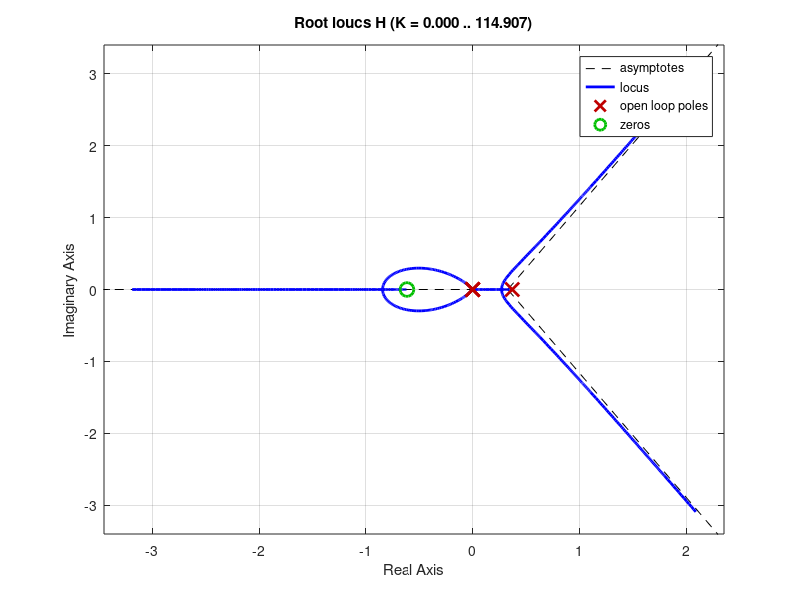
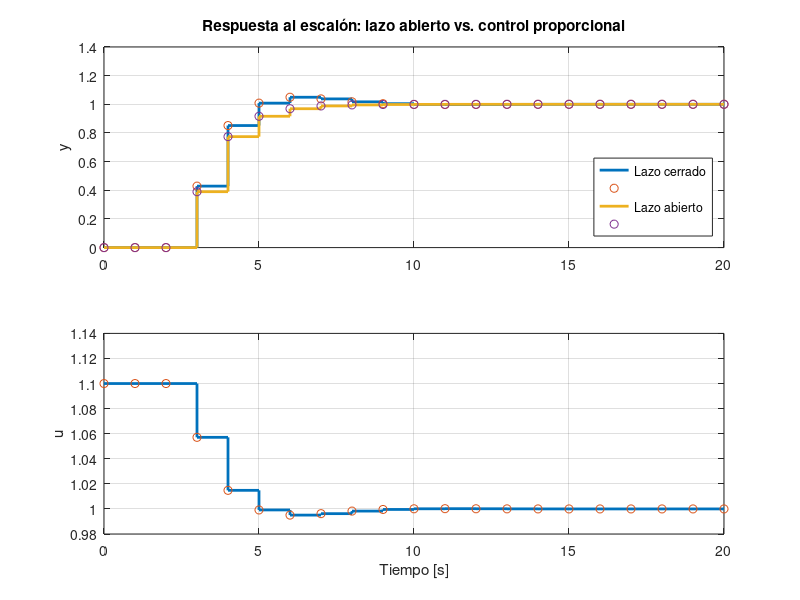
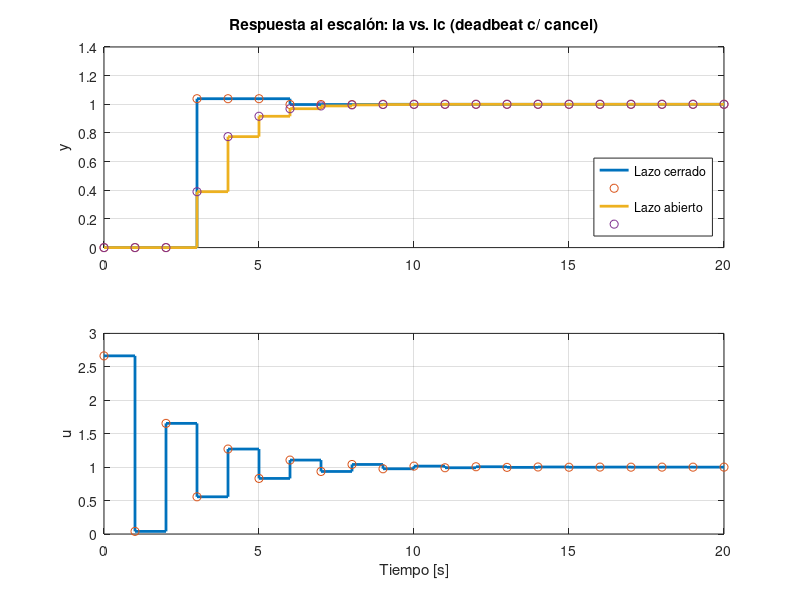
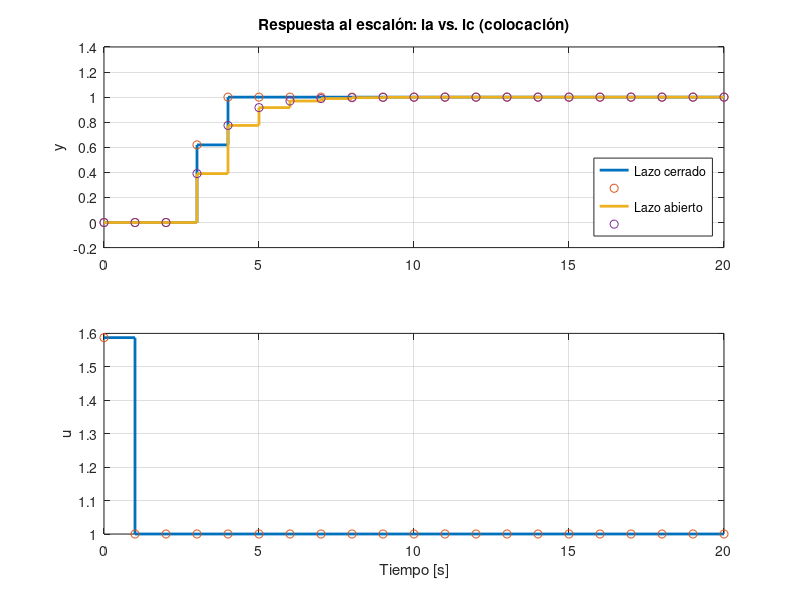

MATLAB code to generate these figures, in order:
%% Máquina de papel muestreada con T=1
% x_dot(t) = -x(t) + u(t-2.5)

close all
clear all

Phi = [0.37 0.24 0.39 0;0 0 1 0; 0 0 0 1; 0 0 0 0]
Gamma = [0 0 0 1]'
C = [1 0 0 0 ]
D=0
T=1

Tfin = 20

Hss = ss(Phi, Gamma, C, D, T);
H = minreal(tf(Hss))
[p,z] = pzmap(H)
[y_ol,t_ol]=step(H,Tfin);

%%  Vamos con un triste control proporcional
% Lamentablemente vamos a tener que bajar las pretensiones de performance
% Tenemos:
% - 3 polos en cero (el retardo)
% - 1 polo en 0.37 (por la dinámica de la planta)
% - 1 cero en -0.61538 por el muestreo
% No se puede cancelar el cero de muestreo, a menos que quieras oscilaciones ocultas!! -> igual no
% Al dar un poco de ganancia Kp un par de polos que están en cero van hacia el cero con una amortiguación muuuuy baja
% Pero como son rápidos, con poca ganancia no se nota tanto su efecto
rlocus(H)
Control = 0.1
Hcl_rl = Control*H / (1+Control*H); 
Kr = 1/dcgain(Hcl_rl);
Hcl_rl = minreal(Hcl_rl * Kr)
Ucl_rl = minreal(Hcl_rl/H);
[p,z] = pzmap(Hcl_rl)
[y,t] = step(Hcl_rl,Tfin);
[u,t] = step(Ucl_rl,Tfin);

figure
subplot(2,1,1)
stairs(t, y, 'linewidth', 2)
hold on
plot(t, y, 'o')
stairs(t_ol, y_ol, 'linewidth', 2)
plot(t_ol, y_ol, 'o')
grid on
ylabel('y')
title('Respuesta al escalón: lazo abierto vs. control proporcional')
legend('Lazo cerrado', '', ...
       'Lazo abierto', '', ...
       'location', 'southeast')
subplot(2,1,2)
stairs(t, u, 'linewidth', 2)
hold on
plot(t, u, 'o')
xlabel('Tiempo [s]')
ylabel('u')       
grid on

%%  Nos tiramos de cabeza con un deadbeat que cancele las dinámicas del sistema muestreado
[polo,zero] = pzmap(H);
Kp = 0.1
Control = zpk(polo(1),zero,Kp,T)
Hcl = minreal(Control*H/(1+Control*H));
Kr = 1/ dcgain(Hcl);
Hcl = Hcl * Kr
U = Hcl/H

% Simulamos las respuestas
[y,t]=step(Hcl,Tfin);
[u,t]=step(U,Tfin);
       
figure
subplot(2,1,1)
stairs(t, y, 'linewidth', 2)
hold on
plot(t, y, 'o')
stairs(t_ol, y_ol, 'linewidth', 2)
plot(t_ol, y_ol, 'o')
grid on
ylabel('y')
title('Respuesta al escalón: la vs. lc (deadbeat c/ cancel)')
legend('Lazo cerrado', '', ...
       'Lazo abierto', '', ...
       'location', 'southeast')
subplot(2,1,2)
stairs(t, u, 'linewidth', 2)
hold on
plot(t, u, 'o')
xlabel('Tiempo [s]')
ylabel('u')       
grid on


%% Diseño por colocación de polos 
% Primero verificamos controlabilidad!
Co = ctrb(Phi,Gamma);
rank(Co)

% Colocamos polos
% Solo un poco más rápido que la planta
%p = [0.01 0.012 0.015 0.3]

% Mucho más rápido
%p = [0.01 0.01 0.015 0.1]

% Deadbeat: velocidad extrema y maximo esfuerzo del control!
p = [0.0 0.0 0.0 0.0]

K = acker(Phi, Gamma, p);

% Nueva matriz de estado
Acl = Phi - Gamma*K;
% Corroboro ubicación de polos
eig(Acl)

% Calculo la ganancia de continua (z=1) para tener seguimiento 
Kr_0 = 1 / (C * inv(eye(4) - Acl) * Gamma);

Hcl_ss = ss(Acl, Gamma*Kr_0, C, D, T);
% Dinámica del sistema de lc
Hcl = minreal(tf(Hcl_ss))

% Pero veamos también el esfuerzo del control ...
% Transferencia R -> U: notar que la matriz D no es cero ... tipico del control!
Uss = ss(Acl, Gamma*Kr_0, -K, Kr_0, T);
% Convertir a TF (opcional)
U = tf(Uss);

% Simulamos las respuestas
[y,t]=step(Hcl,Tfin);
[u,t]=step(U,Tfin);
       
figure
subplot(2,1,1)
stairs(t, y, 'linewidth', 2)
hold on
plot(t, y, 'o')
stairs(t_ol, y_ol, 'linewidth', 2)
plot(t_ol, y_ol, 'o')
grid on
ylabel('y')
title('Respuesta al escalón: la vs. lc (colocación)')
legend('Lazo cerrado', '', ...
       'Lazo abierto', '', ...
       'location', 'southeast')
subplot(2,1,2)
stairs(t, u, 'linewidth', 2)
hold on
plot(t, u, 'o')
xlabel('Tiempo [s]')
ylabel('u')       
grid on


% Veamos el controlador que quedó armado, pensado como transferencias
% u = - Kx *x + Kr0*r 
% u[k] = -k1 y[k] -k2 u[k-3] -k3 u[k-2] -k1 u[k-1] + Kr0 r[k]
% u[k] +k2 u[k-3] +k3 u[k-2] +k1 u[k-1] = -k1 y[k] + Kr0 r[k]
% Q u[k] = k1 y[k] + Kr0 r[k]
% Q/(-k1) u[k] = y[k] + Kr0/k1 r[k]
% u[k] = (-k1/Q) * (y[k] + Kr0/k1 r[k])
%        CONTROL           PREFILTRO
z = tf('z', T);
Q = 1 + K(4)*z^(-1) + K(3)*z^(-2) + K(2)*z^(-3);
Control = minreal(K(1)/Q)
Kr = Kr_0/K(1)
